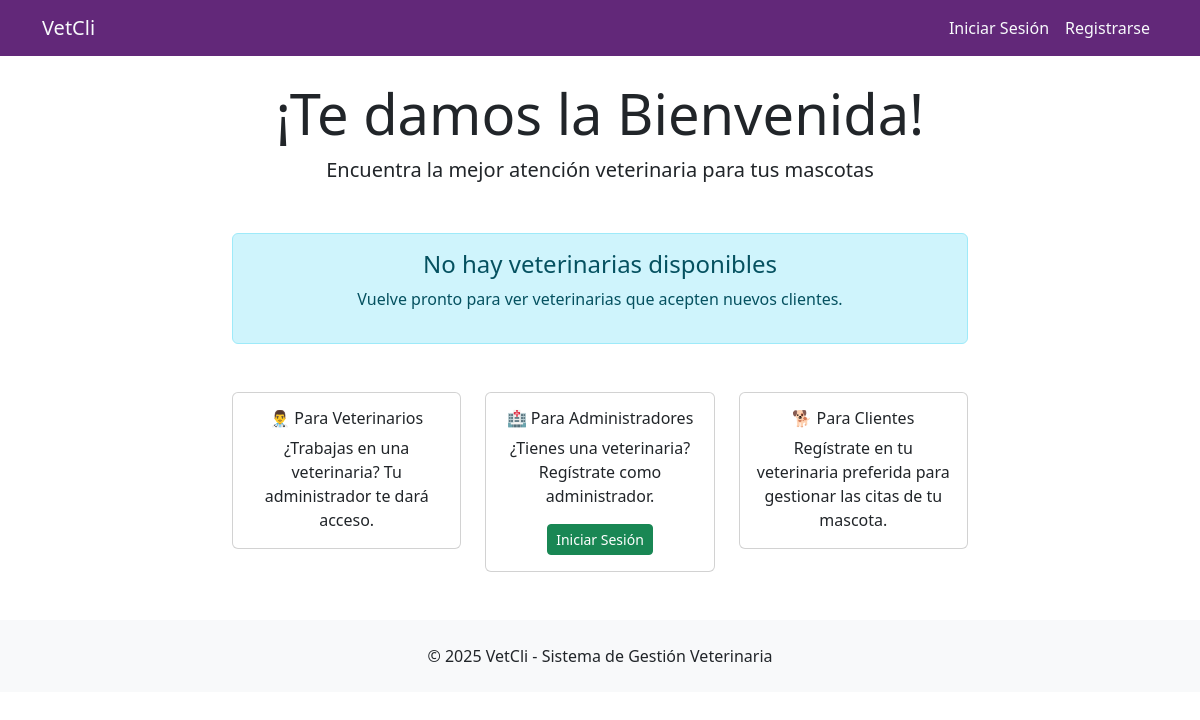
The app's page /, older data.
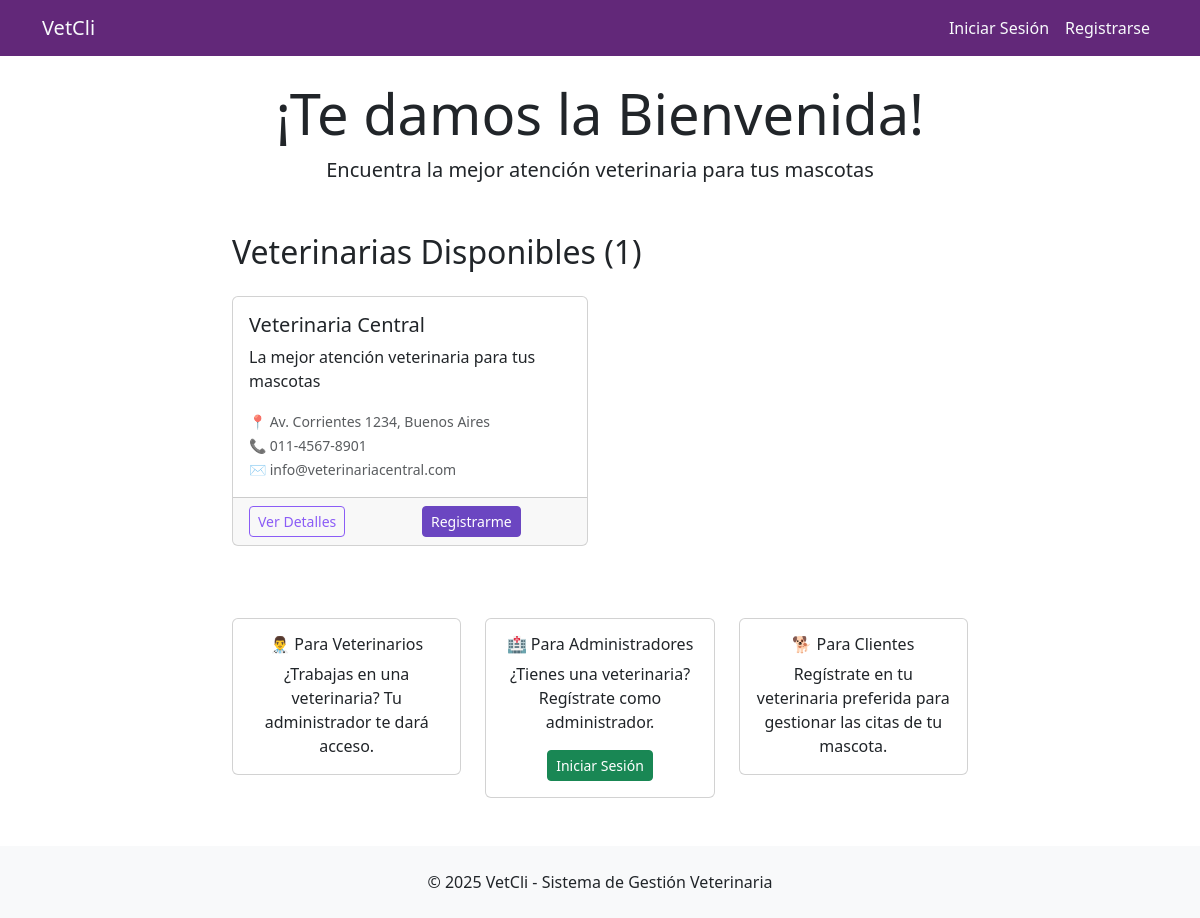
The same page, newer data.
### apps/clinicas/models.py (models this page shows, shortened)
class Clinica(models.Model):
    nombre = models.CharField(max_length=200)
    descripcion = models.TextField(blank=True)
    direccion = models.TextField()
    telefono = models.CharField(max_length=15)
    email = models.EmailField()
    admin = models.OneToOneField(
        settings.AUTH_USER_MODEL,
        on_delete=models.CASCADE,
        limit_choices_to={"rol": "admin_veterinaria"},
        related_name="clinica_admin",
    )
    hora_apertura = models.TimeField()
    hora_cierre = models.TimeField()
    dias_atencion = models.JSONField(
        default=list, help_text="Lista de días: ['lunes', 'martes', ...]"
    )
    is_active = models.BooleanField(default=True)
    acepta_nuevos_clientes = models.BooleanField(default=True)
    fecha_creacion = models.DateTimeField(auto_now_add=True)
    fecha_actualizacion = models.DateTimeField(auto_now=True)
    slug = models.SlugField(
        max_length=100,
        unique=True,
        blank=True,
        help_text="URL amigable para cada clinica",
    )
    class Meta:
        verbose_name = "Clínica"
        verbose_name_plural = "Clínicas"
        ordering = ["nombre"]
    def get_absolute_url(self):
        return f"/clinicas/{self.slug}/"

### apps/core/views.py (the view)
# urls.py: path("", home_view, name="home"),
def home_view(request):
    veterinarias = Clinica.objects.filter(
        is_active=True, acepta_nuevos_clientes=True
    ).order_by("nombre")
    context = {"veterinarias": veterinarias, "total_veterinarias": veterinarias.count()}
    return render(request, "core/home.html", context)

### templates/core/home.html (shortened to what this page needs)
{% extends 'base.html' %}
{% block content %}
<div class="row">
    <div class="col-md-8 mx-auto">
        <div class="text-center mb-5">
            <h1 class="display-4">¡Te damos la Bienvenida! </h1>
            <p class="lead">Encuentra la mejor atención veterinaria para tus mascotas</p>
        </div>
        {% if veterinarias %}
            <h2 class="mb-4">Veterinarias Disponibles ({{ total_veterinarias }})</h2>
            <div class="row">
                {% for veterinaria in veterinarias %}
                    <div class="col-md-6 mb-4">
                        <div class="card h-100">
                            <div class="card-body">
                                <h5 class="card-title">{{ veterinaria.nombre }}</h5>
                                <p class="card-text">{{ veterinaria.descripcion|truncatewords:20 }}</p>
                                <p class="card-text">
                                    <small class="text-muted">
                                        📍 {{ veterinaria.direccion|truncatewords:5 }}<br>
                                        📞 {{ veterinaria.telefono }}<br>
                                        ✉️ {{ veterinaria.email }}
                                    </small>
                                </p>
                            </div>
                            <div class="card-footer">
                                <div class="row">
                                    <div class="col-6">
                                        <a href="{{ veterinaria.get_absolute_url }}" class="btn btn-outline-primary btn-sm">
                                            Ver Detalles
                                        </a>
                                    </div>
                                    <div class="col-6">
                                        <a href="{% url 'accounts:pre_registro_cliente' clinica_slug=veterinaria.slug %}" class="btn btn-primary btn-sm">
                                            Registrarme
                                        </a>
                                    </div>
                                </div>
                            </div>
                        </div>
                    </div>
                {% endfor %}
            </div>
        {% else %}
            <div class="alert alert-info text-center">
                <h4>No hay veterinarias disponibles</h4>
                <p>Vuelve pronto para ver veterinarias que acepten nuevos clientes.</p>
            </div>
        {% endif %}
        <div class="row mt-5">
            <div class="col-md-4 text-center">
                <div class="card">
                    <div class="card-body">
                        <h6 class="card-title">👨‍⚕️ Para Veterinarios</h6>
                        <p class="card-text">¿Trabajas en una veterinaria? Tu administrador te dará acceso.</p>
                    </div>
                </div>
            </div>
            <div class="col-md-4 text-center">
                <div class="card">
                    <div class="card-body">
                        <h6 class="card-title">🏥 Para Administradores</h6>
                        <p class="card-text">¿Tienes una veterinaria? Regístrate como administrador.</p>
                        <a href="{% url 'accounts:login' %}" class="btn btn-success btn-sm">Iniciar Sesión</a>
                    </div>
                </div>
            </div>
            <div class="col-md-4 text-center">
                <div class="card">
                    <div class="card-body">
                        <h6 class="card-title">🐕 Para Clientes</h6>
                        <p class="card-text">Regístrate en tu veterinaria preferida para gestionar las citas de tu mascota.</p>
                    </div>
                </div>
            </div>
        </div>
    </div>
</div>
{% endblock %}

Row changes from the older to the newer data that the page shows:
added Clinica: nombre "Veterinaria Central", descripcion "La mejor atención veterinaria para tus mascotas", direccion "Av. Corrientes 1234, Buenos Aires", telefono "011-4567-8901", email "info@veterinariacentral.com"
Text that changed along with them:
{{ total_veterinarias }}: (not shown) → "1"
text no longer shown: "No hay veterinarias disponibles Vuelve pronto para ver veterinarias que acepten nuevos clientes."
text now shown: "Veterinarias Disponibles ( )"
